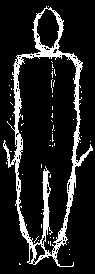
%> input picture pattern3.bmp, 95 x 274 px
$ octave F2project.m   (GNU Octave 9; MATLAB toolbox functions it lacks are replaced by stand-ins)
%> lines starting %> are read from the running program, lines starting %| are printed output that depends on the picture; in (x1, y1, x2, y2) boxes, pixels count from 0 and x2, y2 are one past the last pixel; in counts of white or black regions, pixels touching at a corner belong together; the program's own positions count from 1
%> further down, I is the input picture: size 274x95x3 uint8; 13.4% white; 52 white regions (51 under 20 px), largest, box (x1, y1, x2, y2) and area: (3, 6, 93, 267) 3326
### PatternPre.m
function [ I2 ] = PatternPre( I1 )
%Gaussian processing and Flip

%Gaussian pattern
I=rgb2gray(I1);
I=double(I);
Matrix=(50<I);
I=I.*(double(Matrix));

%flip
I=flip(I);

%gaussian model
H = fspecial('gaussian',[3 3],2);
I2= imfilter(I,H,'same');

end

### flip.m
function [ Iout ] = flip( Iin )
%FLIP Summary of this function goes here
%   Detailed explanation goes here
%flip the image
[pm,pn]=size(Iin);
%> pm = 274; pn = 95
Irev=Iin;
i=1:pm;
%> i = 274 values from 1 to 274
j=1:pn;
%> j = 95 values from 1 to 95
Irev(pm+1-i,pn+1-j)=Iin(i,j);
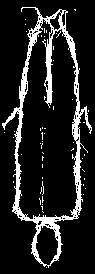
%> Irev: size 274x95 double; 13.4% white; 52 white regions (51 under 20 px), largest, box (x1, y1, x2, y2) and area: (2, 7, 92, 268) 3326
Iout=Irev;

end

### F2project.m
close all;
clear;clc;

for count=41:45
%I is the pattern.
I=imread('pattern3.bmp');
I=PatternPre(I);
%> in PatternPre, `I2= imfilter(I,H,'same');`:
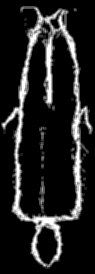
%> I2: size 274x95 double; min 0, max 255, mean 34.1; drawn with min black and max white
ToNormal=sum(sum(I));
%> ToNormal = 886635
[pm,pn]=size(I);
%> pm = 274; pn = 95

%> (the run ends here)
